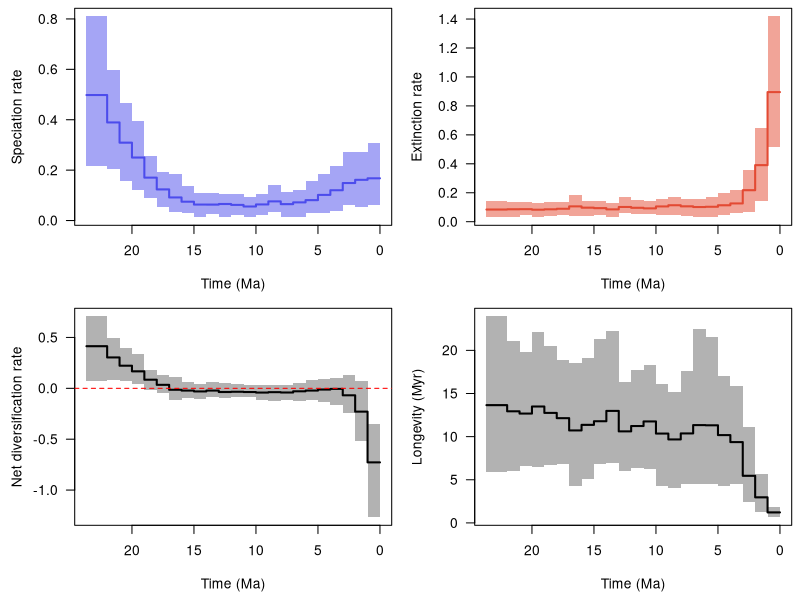

The R source for this figure:
pdf(file='/home/torsten/Work/Software/PyRate/example_files/BDNN_examples/Carnivora/Advanced_examples/Example_output/Carnivora_occs_1_G_BDS_BDNN_16_8TVc_Canidae_RTT.pdf', width = 9, height = 6, useDingbats = FALSE)

layout(matrix(1:4, ncol = 2, nrow = 2, byrow = TRUE))
par(las = 1, mar = c(4.5, 4.5, 0.5, 0.5))
time_vec=c(23.670092814507477, 22.00001,22.0,21.00001,21.0,20.00001,20.0,19.00001,19.0,18.00001,18.0,17.00001,17.0,16.00001,16.0,15.00001,15.0,14.00001,14.0,13.00001,13.0,12.00001,12.0,11.00001,11.0,10.00001,10.0,9.00001,9.0,8.00001,8.0,7.00001,7.0,6.00001,6.0,5.00001,5.0,4.00001,4.0,3.00001,3.0,2.00001,2.0,1.00001,1.0,0.0)
sp_mean=c(0.4980512672733635, 0.4980512672733635,0.38934964540688854,0.38934964540688854,0.3090618553296267,0.3090618553296267,0.250065635616937,0.250065635616937,0.1702503810217736,0.1702503810217736,0.12361523519332342,0.12361523519332342,0.09166938469073012,0.09166938469073012,0.07471567948620482,0.07471567948620482,0.06339960757746545,0.06339960757746545,0.0632950138473455,0.0632950138473455,0.06564442857372277,0.06564442857372277,0.062020282532722126,0.062020282532722126,0.05568769921343087,0.05568769921343087,0.06385053839360769,0.06385053839360769,0.07607476415531891,0.07607476415531891,0.0651322281856434,0.0651322281856434,0.07205022714682609,0.07205022714682609,0.080995624767907,0.080995624767907,0.10168056010911339,0.10168056010911339,0.12031528126952383,0.12031528126952383,0.1488599600482648,0.1488599600482648,0.16153273145393235,0.16153273145393235,0.16765470472801522,0.16765470472801522)
sp_lwr=c(0.21828301920252272, 0.21828301920252272,0.20491643137043591,0.20491643137043591,0.15653023286127102,0.15653023286127102,0.1217026857950428,0.1217026857950428,0.08840523083153079,0.08840523083153079,0.052586628991021504,0.052586628991021504,0.033129106382482516,0.033129106382482516,0.03156338398871539,0.03156338398871539,0.013024715991735195,0.013024715991735195,0.024063476438084187,0.024063476438084187,0.014634935865888297,0.014634935865888297,0.022617969255929807,0.022617969255929807,0.01412919187530756,0.01412919187530756,0.023297046743024262,0.023297046743024262,0.033867471376804105,0.033867471376804105,0.015301212502142177,0.015301212502142177,0.015495188160257894,0.015495188160257894,0.028626190189102976,0.028626190189102976,0.02958732464010201,0.02958732464010201,0.039028200386175126,0.039028200386175126,0.061192148928060276,0.061192148928060276,0.05500489367091733,0.05500489367091733,0.05975771636212862,0.05975771636212862)
sp_upr=c(0.810354483917672, 0.810354483917672,0.5978149189520078,0.5978149189520078,0.46571054338968093,0.46571054338968093,0.39328826704511755,0.39328826704511755,0.25465501606417984,0.25465501606417984,0.1911190041411443,0.1911190041411443,0.185683614918945,0.185683614918945,0.1357936793828712,0.1357936793828712,0.10995093847403581,0.10995093847403581,0.11101464866431889,0.11101464866431889,0.10584213556051096,0.10584213556051096,0.10378269515129247,0.10378269515129247,0.09293032470078383,0.09293032470078383,0.10394535628222631,0.10394535628222631,0.14155937378721228,0.14155937378721228,0.11256570860562315,0.11256570860562315,0.12253240195578288,0.12253240195578288,0.1576145789049194,0.1576145789049194,0.18570584338611903,0.18570584338611903,0.21491677080772828,0.21491677080772828,0.2703851053113247,0.2703851053113247,0.2719376313052549,0.2719376313052549,0.30714686779904177,0.30714686779904177)
ex_mean=c(0.08414383372507017, 0.08414383372507017,0.08595869598903554,0.08595869598903554,0.08681639922259742,0.08681639922259742,0.08309789291647479,0.08309789291647479,0.08571687117398218,0.08571687117398218,0.08931199674824092,0.08931199674824092,0.10595668362818658,0.10595668362818658,0.09697379320311142,0.09697379320311142,0.09382847247209808,0.09382847247209808,0.08525352189600426,0.08525352189600426,0.10185584285480029,0.10185584285480029,0.09608948502258477,0.09608948502258477,0.09229810796802071,0.09229810796802071,0.1054064173595027,0.1054064173595027,0.11395721449897979,0.11395721449897979,0.10620498572564176,0.10620498572564176,0.10133046481449977,0.10133046481449977,0.10313667344865964,0.10313667344865964,0.11363418102475607,0.11363418102475607,0.12612834709388948,0.12612834709388948,0.217638305398718,0.217638305398718,0.39081544671987356,0.39081544671987356,0.8954039225836656,0.8954039225836656)
ex_lwr=c(0.03172909081225223, 0.03172909081225223,0.031757773440912185,0.031757773440912185,0.043271716080370566,0.043271716080370566,0.0335048396747079,0.0335048396747079,0.04265079217013346,0.04265079217013346,0.04371503432775972,0.04371503432775972,0.041838082667707936,0.041838082667707936,0.04142572250869985,0.04142572250869985,0.04369623573044641,0.04369623573044641,0.0341421808267758,0.0341421808267758,0.06133010054319734,0.06133010054319734,0.050126728330571586,0.050126728330571586,0.051130612567453146,0.051130612567453146,0.04880556453639158,0.04880556453639158,0.04643513306334309,0.04643513306334309,0.042576935763618734,0.042576935763618734,0.03380520343679749,0.03380520343679749,0.030735258117752007,0.030735258117752007,0.04771362068272305,0.04771362068272305,0.06093418670463216,0.06093418670463216,0.07005580260084449,0.07005580260084449,0.14504597625143284,0.14504597625143284,0.5128223281161194,0.5128223281161194)
ex_upr=c(0.14174459322413474, 0.14174459322413474,0.13365671118321798,0.13365671118321798,0.13375557388775222,0.13375557388775222,0.13188262238060994,0.13188262238060994,0.13404756193647888,0.13404756193647888,0.13363387968884866,0.13363387968884866,0.181333472500679,0.181333472500679,0.14291603324516552,0.14291603324516552,0.14310343320961139,0.14310343320961139,0.12817302546821405,0.12817302546821405,0.16779311705007585,0.16779311705007585,0.14653958966192232,0.14653958966192232,0.1408070612350552,0.1408070612350552,0.15445448461868239,0.15445448461868239,0.1699060076017681,0.1699060076017681,0.16005496815402884,0.16005496815402884,0.15933001815739273,0.15933001815739273,0.16779519844388877,0.16779519844388877,0.1954848731086804,0.1954848731086804,0.21824181040497848,0.21824181040497848,0.3595892613396403,0.3595892613396403,0.6491661490135464,0.6491661490135464,1.4187139562401243,1.4187139562401243)
div_mean=c(0.4139074335482935, 0.4139074335482935,0.303390949417853,0.303390949417853,0.22224545610702895,0.22224545610702895,0.16696774270046225,0.16696774270046225,0.08453350984779133,0.08453350984779133,0.03430323844508255,0.03430323844508255,-0.014287298937456484,-0.014287298937456484,-0.022258113716906603,-0.022258113716906603,-0.030428864894632625,-0.030428864894632625,-0.021958508048658704,-0.021958508048658704,-0.03621141428107752,-0.03621141428107752,-0.034069202489862616,-0.034069202489862616,-0.03661040875458991,-0.03661040875458991,-0.04155587896589508,-0.04155587896589508,-0.0378824503436609,-0.0378824503436609,-0.04107275753999842,-0.04107275753999842,-0.029280237667673698,-0.029280237667673698,-0.02214104868075268,-0.02214104868075268,-0.011953620915642655,-0.011953620915642655,-0.005813065824365588,-0.005813065824365588,-0.06877834535045331,-0.06877834535045331,-0.22928271526594118,-0.22928271526594118,-0.72774921785565,-0.72774921785565)
div_lwr=c(0.07653842597838798, 0.07653842597838798,0.08592711165104985,0.08592711165104985,0.069650800609675,0.069650800609675,0.04267913042021221,0.04267913042021221,-0.01835037563668787,-0.01835037563668787,-0.043178846783961736,-0.043178846783961736,-0.114163099033402,-0.114163099033402,-0.09989100763513492,-0.09989100763513492,-0.10351923126823667,-0.10351923126823667,-0.08508507121594344,-0.08508507121594344,-0.09980409952857311,-0.09980409952857311,-0.08518666716520865,-0.08518666716520865,-0.08979568367019171,-0.08979568367019171,-0.11043773067068798,-0.11043773067068798,-0.12725786865444277,-0.12725786865444277,-0.11119607056913101,-0.11119607056913101,-0.12239044944260616,-0.12239044944260616,-0.11489027696784843,-0.11489027696784843,-0.1312860209713867,-0.1312860209713867,-0.16403495640694798,-0.16403495640694798,-0.24619180991845127,-0.24619180991845127,-0.5170383976017101,-0.5170383976017101,-1.267227188029378,-1.267227188029378)
div_upr=c(0.7074270937087407, 0.7074270937087407,0.49655504281443064,0.49655504281443064,0.3964969213734522,0.3964969213734522,0.33409796551860255,0.33409796551860255,0.18346710228869761,0.18346710228869761,0.1309685150437503,0.1309685150437503,0.11606266117237134,0.11606266117237134,0.06103373761032456,0.06103373761032456,0.04212327759330026,0.04212327759330026,0.06114630766124466,0.06114630766124466,0.04797715715609654,0.04797715715609654,0.044820915651041085,0.044820915651041085,0.03347788163761918,0.03347788163761918,0.029340404225257105,0.029340404225257105,0.030933184532957944,0.030933184532957944,0.03456846082747159,0.03456846082747159,0.05005962535111763,0.05005962535111763,0.08187202090572904,0.08187202090572904,0.09506541076886209,0.09506541076886209,0.1019397678729186,0.1019397678729186,0.1304621839699861,0.1304621839699861,0.06861135053052664,0.06861135053052664,-0.34738707000093405,-0.34738707000093405)
long_mean=c(13.650032072660384, 13.650032072660384,12.934645182581562,12.934645182581562,12.67059889636777,12.67059889636777,13.491115741848311,13.491115741848311,12.749752592478616,12.749752592478616,12.142321382505349,12.142321382505349,10.717021922328275,10.717021922328275,11.36414340044723,11.36414340044723,11.783240277767662,11.783240277767662,12.984753358931414,12.984753358931414,10.60931442615557,10.60931442615557,11.230704121351668,11.230704121351668,11.76239095192925,11.76239095192925,10.355541361048367,10.355541361048367,9.676117823123356,9.676117823123356,10.373096273412667,10.373096273412667,11.337992493365457,11.337992493365457,11.31444542433755,11.31444542433755,10.178328071551071,10.178328071551071,9.36684820497956,9.36684820497956,5.458812715619075,5.458812715619075,2.9639423417216366,2.9639423417216366,1.2177085360031457,1.2177085360031457)
long_lwr=c(5.932751129056513, 5.932751129056513,6.062996382542056,6.062996382542056,6.5481022209295805,6.5481022209295805,6.440370660450255,6.440370660450255,6.706362068183847,6.706362068183847,6.805392922230396,6.805392922230396,4.265942577481325,4.265942577481325,5.0509084167739005,5.0509084167739005,6.797569053943659,6.797569053943659,6.932507866423145,6.932507866423145,5.959720026546512,5.959720026546512,6.333136885939848,6.333136885939848,6.220621131272661,6.220621131272661,4.306949272956944,4.306949272956944,4.055711601096693,4.055711601096693,4.548122367649352,4.548122367649352,4.548835741251215,4.548835741251215,4.452763112163291,4.452763112163291,4.2590908218643495,4.2590908218643495,4.462789688922513,4.462789688922513,2.441698651477081,2.441698651477081,1.2755402355652115,1.2755402355652115,0.6537434516395768,0.6537434516395768)
long_upr=c(23.942909826131203, 23.942909826131203,21.036994608602207,21.036994608602207,19.778580288792877,19.778580288792877,22.178389321022028,22.178389321022028,20.51354929196087,20.51354929196087,18.893514519974683,18.893514519974683,18.532567545021834,18.532567545021834,19.11835589554523,19.11835589554523,21.303876614700616,21.303876614700616,22.250616680975533,22.250616680975533,16.30520724967112,16.30520724967112,17.706303006802408,17.706303006802408,18.31705627103307,18.31705627103307,16.081574296846593,16.081574296846593,15.16113055573635,15.16113055573635,17.645486259652266,17.645486259652266,22.482786393858266,22.482786393858266,21.537770461758743,21.537770461758743,17.05848717549098,17.05848717549098,15.893983518580617,15.893983518580617,11.152280425054935,11.152280425054935,5.696630305678007,5.696630305678007,1.812472194187685,1.812472194187685)
xlim = c(23.670092814507477, 0.0)
ylim = c(0.013024715991735195, 0.810354483917672)
not_NA = !is.na(sp_mean)
plot(time_vec[not_NA], sp_mean[not_NA], type = 'n', xlim = xlim, ylim = ylim, xlab = 'Time (Ma)', ylab = 'Speciation rate')
polygon(c(time_vec[not_NA], rev(time_vec[not_NA])), c(sp_lwr[not_NA], rev(sp_upr[not_NA])), col = adjustcolor('#4c4cec', alpha = 0.5), border = NA)
lines(time_vec[not_NA], sp_mean[not_NA], col = '#4c4cec', lwd = 2)
ylim = c(0.030735258117752007, 1.4187139562401243)
not_NA = !is.na(ex_mean)
plot(time_vec[not_NA], ex_mean[not_NA], type = 'n', xlim = xlim, ylim = ylim, xlab = 'Time (Ma)', ylab = 'Extinction rate')
polygon(c(time_vec[not_NA], rev(time_vec[not_NA])), c(ex_lwr[not_NA], rev(ex_upr[not_NA])), col = adjustcolor('#e34a33', alpha = 0.5), border = NA)
lines(time_vec[not_NA], ex_mean[not_NA], col = '#e34a33', lwd = 2)
ylim = c(-1.267227188029378, 0.7074270937087407)
not_NA = !is.na(div_mean)
plot(time_vec[not_NA], div_mean[not_NA], type = 'n', xlim = xlim, ylim = ylim, xlab = 'Time (Ma)', ylab = 'Net diversification rate')
polygon(c(time_vec[not_NA], rev(time_vec[not_NA])), c(div_lwr[not_NA], rev(div_upr[not_NA])), col = adjustcolor('black', alpha = 0.3), border = NA)
lines(time_vec[not_NA], div_mean[not_NA], col = 'black', lwd = 2)
abline(h = 0, col = 'red', lty = 2)
ylim = c(0.6537434516395768, 23.942909826131203)
not_NA = !is.na(long_mean)
plot(time_vec[not_NA], long_mean[not_NA], type = 'n', xlim = xlim, ylim = ylim, xlab = 'Time (Ma)', ylab = 'Longevity (Myr)')
polygon(c(time_vec[not_NA], rev(time_vec[not_NA])), c(long_lwr[not_NA], rev(long_upr[not_NA])), col = adjustcolor('black', alpha = 0.3), border = NA)
lines(time_vec[not_NA], long_mean[not_NA], col = 'black', lwd = 2)
dev.off()